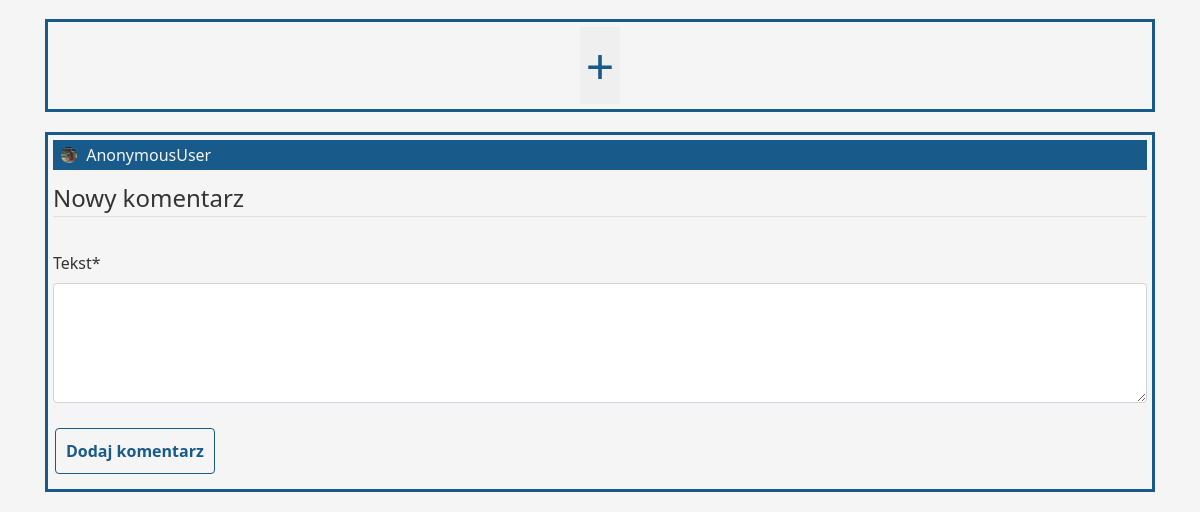
/meme/20 (lower part), run on an earlier commit of the app's database.
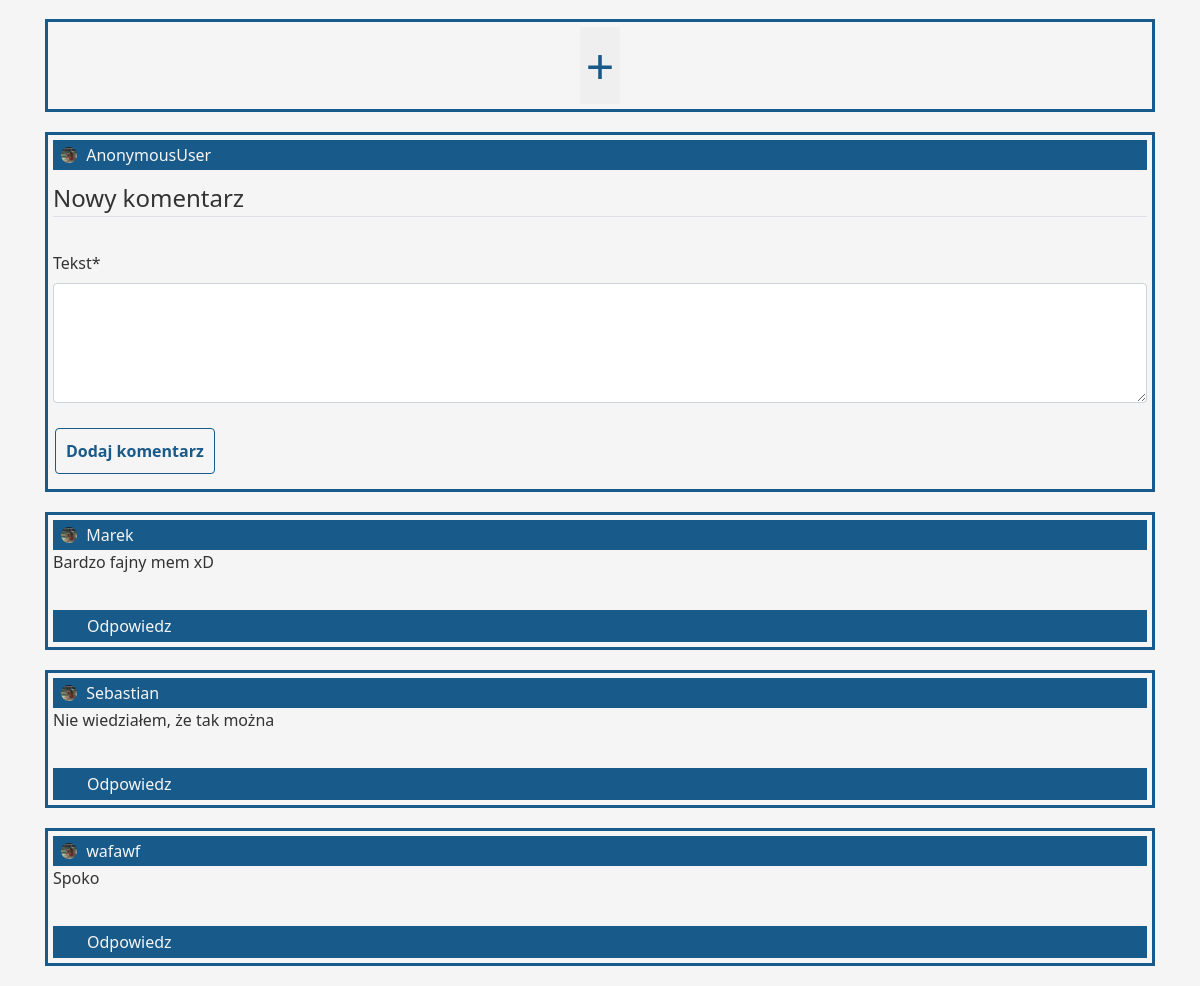
And on a later commit of the database.
### memopolis/models.py (models this page shows, shortened)
class Meme(VoteModel, models.Model):
    author = models.ForeignKey(User, on_delete=models.CASCADE)
    title = models.CharField(max_length=40)
    image = models.ImageField(null=True)
    date_posted = models.DateTimeField(default=timezone.now)
    accepted = models.BooleanField(default=False)

class Comment(VoteModel, models.Model):
    author_id = models.ForeignKey(User, on_delete=models.CASCADE)
    content = models.TextField(null=False)
    date_posted = models.DateTimeField(default=timezone.now)
    belongs_to = models.ForeignKey(Meme, on_delete=models.CASCADE, null=True, blank=False)

### users/models.py (models this page shows, shortened)
class Profile(models.Model):
    user = models.OneToOneField(User, on_delete=models.CASCADE)
    image = models.ImageField(default="default.png", upload_to="profile_pics")

### memopolis/views.py (the view, shortened to what this page needs)
# urls.py: path('meme/<int:pk>', MemeDetailView.as_view(), name="meme-detail"),
class MemeDetailView(DetailView):
    model = Meme
    def get_context_data(self, **kwargs):
        context = super().get_context_data(**kwargs)
        meme = context['meme']
        comments = Comment.objects.filter(belongs_to=meme)
        context['comments'] = comments
        form = CommentRegisterForm()
        context['form'] = form
        return context

### memopolis/forms.py
class CommentRegisterForm(forms.ModelForm):
    class Meta:
        model = Comment
        fields = ['content']

### memopolis/templates/memopolis/meme_detail.html (shortened to what this page needs)
{% extends "memopolis/base.html" %}
{% load crispy_forms_tags %}
{% load static %}
{% block content %}
<div class="comment-section">
    <div class="each-comment add-button">
        <button>+</button>
    </div>
    <div class="each-comment">
        <div class="author pad">
            <div class="authorImg">
                <a>
                    <img class="rounded-circle small-img" src="{{ meme.author.profile.image.url }}">
                </a>
                {{ user }}
            </div>
        </div>
        <div class="comment-content">
            <form action="" method="POST">
                <fieldset class="form-group">
                    <legend class="border-bottom mb-4">Nowy komentarz</legend>
                    {{ form|crispy }}
                </fieldset>
                <div class="form-group">
                    <button class="btn btn-outlint-info" type="submit">Dodaj komentarz</button>
                </div>
            </form>
        </div>
    </div>
    {% for comment in comments %}
    <div class="each-comment">
        <div class="author pad">
            <div class="authorImg">
                <a>
                    <img class="rounded-circle small-img" src="{{ meme.author.profile.image.url }}">
                </a>
                {{ comment.author_id }}
            </div>
        </div>
        <div class="comment-content">
            {{ comment.content }}
        </div>
        <div class="actions">
            <div class="votes">
                <form action="" method="post">
                </form>
            </div>
            <div class="act">
                <button class="comment">Odpowiedz</button>
            </div>
        </div>
    </div>
    {% endfor %}
</div>
{% endblock content %}

### memopolis/templates/memopolis/base.html (shortened to what this page needs)
{% load static %}
<!DOCTYPE html>
<html lang="pl">
<head>
    <link rel="stylesheet" type="text/css" href="{% static 'memopolis/bootstrap.css' %}">
    <link rel="stylesheet" type="text/css" href="{% static 'memopolis/main.css' %}">
</head>
<body>
    <main role="main" class="container">
        {% block content %}{% endblock %}
    </main>
</body>
</html>

### memopolis/static/memopolis/main.css (style rules this page uses)
body { background: whitesmoke; color: #333333; font-family: 'Segoe UI', sans-serif; }
body a { text-decoration: none; }
.actions * { margin-left: 4px; }
.actions { padding-left: 8px; }
.pad { padding: 3px; }
.comment-content { min-height: 60px; width: 100%; }
.each-comment { border-style: solid; border-color: #185a8a; margin-bottom: 20px; padding: 5px; }
.actions, .author { display: flex; background-color: #185a8a; padding-top: 3px; padding-bottom: 3px; justify-content: left; color: whitesmoke; }
.actions * { display: flex; }
.add-button { font-size: 50px; text-align: center; }
.add-button button { color: #185a8a; }
.author { justify-content: stretch; }
a { color: black; }
#id_content { max-height: 120px; }
.form-group button { color: #185a8a; border-style: solid; border-color: #185a8a; margin-top: 5px; margin-left: 2px; padding: 10px; font-size: 16px; font-weight: bold; }
button { border: none; }
.comment, .share, .flag { background-color: #185a8a; color: whitesmoke; }
.form-group { margin-bottom: 10px; margin-top: 10px; }
.small-img { width: 16px; height: 16px; margin-bottom: 2px; margin-left: 5px; margin-right: 5px; }

What changed in the data, as far as the page shows it:
now on this page (row edited): Comment: author.profile.image (picture), author_id "Marek", content "Bardzo fajny mem xD"
added Comment: author.profile.image (picture), author_id "Sebastian", content "Nie wiedziałem, że tak można"
added Comment: author.profile.image (picture), author_id "wafawf", content "Spoko"
